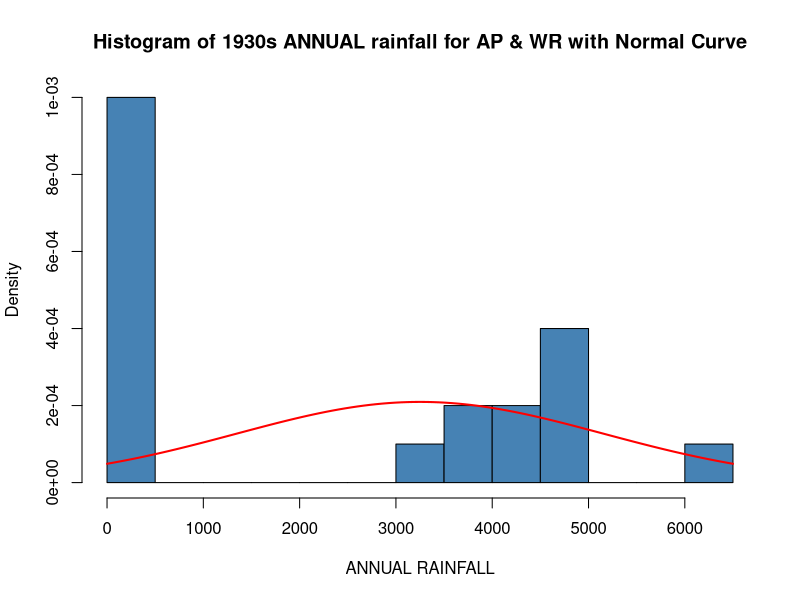
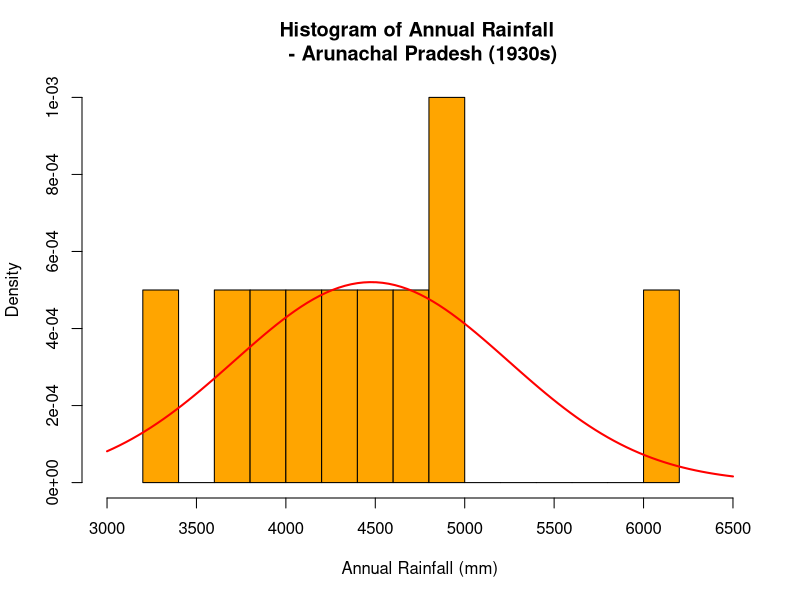
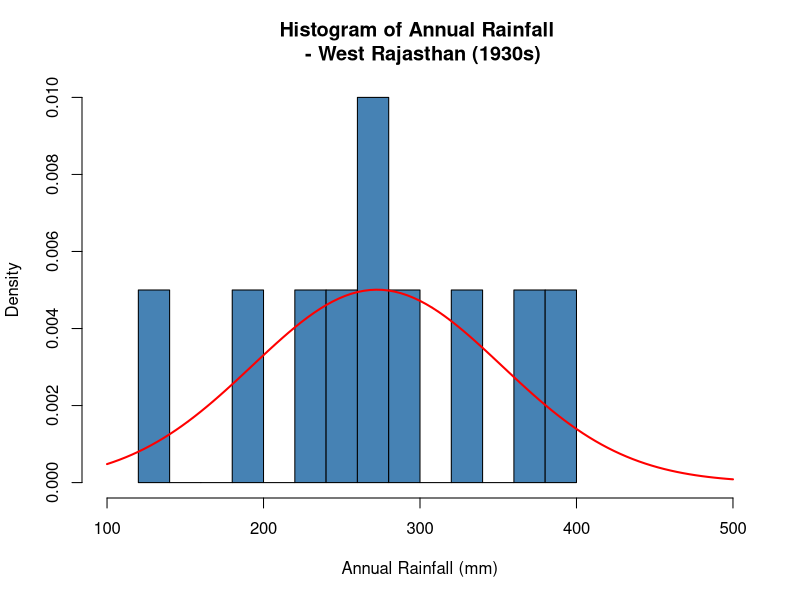
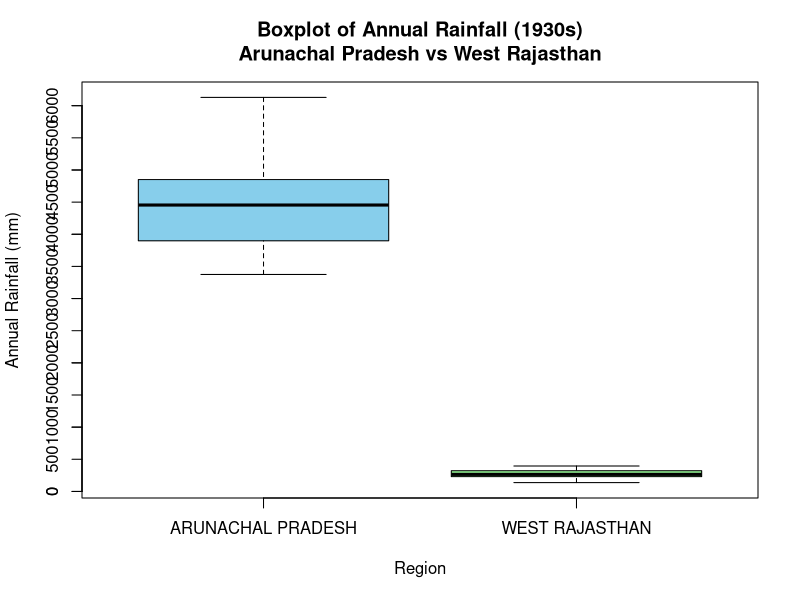

Reproduce these figures in R, in order.
#Install and load library readr & tidyverse
library(readr)
library(tidyverse)

# Import the Dataset
rainfall_india <- read_csv("rainfall_india.csv")
View(rainfall_india)

print(colnames(rainfall_india))

# printing first 5 rows
print(head(rainfall_india, 5))

#Creating Decades using the years
rainfall_india$Decade <- (rainfall_india$YEAR %/% 10) * 10

#Removes NA values from dataset
rainfall_india <- na.omit(rainfall_india)

#Rename column from SUBDIVISION to REGION
colnames (rainfall_india)[1] <- "REGION"

#Calculate mean annual rainfall per region per decade
mean_annual_rainfall_per_region_per_decade <- rainfall_india %>% group_by(REGION, Decade) %>% summarize( MeanAnnualRainfall = mean(ANNUAL, na.rm = TRUE), .groups = "drop" )

#Sort table in descending order of mean annual rainfall
sorted_meanAnnualRainfall_table <- mean_annual_rainfall_per_region_per_decade %>%
  arrange(desc(MeanAnnualRainfall))

#View sorted table (to see decades in descending order of mean annual rainfall)
View(sorted_meanAnnualRainfall_table)

#Create a 1930s table (decade with the second highest mean annual rainfall)
decade_1930_table <- mean_annual_rainfall_per_region_per_decade %>%  filter(Decade == 1930)

view(decade_1930_table) 

#Obtain the max and min annual rainfall regions for the 1910 decade
decade_1930_table$REGION[which.max(decade_1930_table$MeanAnnualRainfall)]

decade_1930_table$REGION[which.min(decade_1930_table$MeanAnnualRainfall)]

#Filter rainfall dataset to return data for the 2 regions (Arunachal Pradesh & West Rajasthan) in 1930s
two_regions <- rainfall_india %>%
  filter(REGION %in% c("ARUNACHAL PRADESH", "WEST RAJASTHAN"), YEAR >= 1930,
         YEAR <= 1939)

#Extract the annual values for each group (For statistical testing)
arunachal_pradesh <- two_regions %>% 
  filter(REGION == "ARUNACHAL PRADESH") %>% 
  pull(ANNUAL)

west_rajasthan <- two_regions %>% 
  filter(REGION == "WEST RAJASTHAN") %>% 
  pull(ANNUAL)

#Perform basic statistical analysis for both regions
summary(arunachal_pradesh)
summary(west_rajasthan)

#Plot histogram of both regions (to determine type of test)
x <- two_regions$ANNUAL
hist(x,
     breaks = 10,
     xlab = "ANNUAL RAINFALL",
     ylab = "Density",
     main = "Histogram of 1930s ANNUAL rainfall for AP & WR with Normal Curve",
     col = "steelblue",
     freq = FALSE) 

#Add normal curve overlay to histogram
curve(dnorm(x, mean = mean(x, na.rm = TRUE), sd = sd(x, na.rm = TRUE)),
      add = TRUE,
      col = "red",
      lwd = 2)
# Histogram for Arunachal Pradesh only (1930s)
ap <- arunachal_pradesh   # just to make the code shorter

hist(ap,
     breaks = 10,
     main = "Histogram of Annual Rainfall \n - Arunachal Pradesh (1930s)",
     xlab = "Annual Rainfall (mm)",
     ylab = "Density",
     col = "orange",
     freq = FALSE,
     xlim = c(3000, 6500)
     )

# Add a normal distribution curve for AP only
curve(dnorm(x, mean = mean(ap, na.rm = TRUE), sd = sd(ap, na.rm = TRUE)),
      add = TRUE,
      col = "red",
      lwd = 2)


hist(west_rajasthan, 
     main = "Histogram of Annual Rainfall \n - West Rajasthan (1930s)",
     breaks = 10, 
     freq = FALSE, 
     col = "steelblue",
     xlab = "Annual Rainfall (mm)",
     ylab = "Density",
     xlim = c(100, 500)
     )

# Add a normal distribution curve for WR only
curve(
  dnorm(x,
        mean = mean(west_rajasthan, na.rm = TRUE),
        sd   = sd(west_rajasthan, na.rm = TRUE)),
  add = TRUE,
  col = "red",
  lwd = 2
)


#Run independent t-test
t.test(arunachal_pradesh, west_rajasthan, paired = FALSE)

# Boxplot comparing the two regions 
boxplot(ANNUAL ~ REGION,
        data = two_regions,
        main = "Boxplot of Annual Rainfall (1930s)\nArunachal Pradesh vs West Rajasthan",
        xlab = "Region",
        ylab = "Annual Rainfall (mm)",
        col = c("skyblue", "lightgreen"))

axis(side = 2, at = seq(0, 6000, by = 500))
